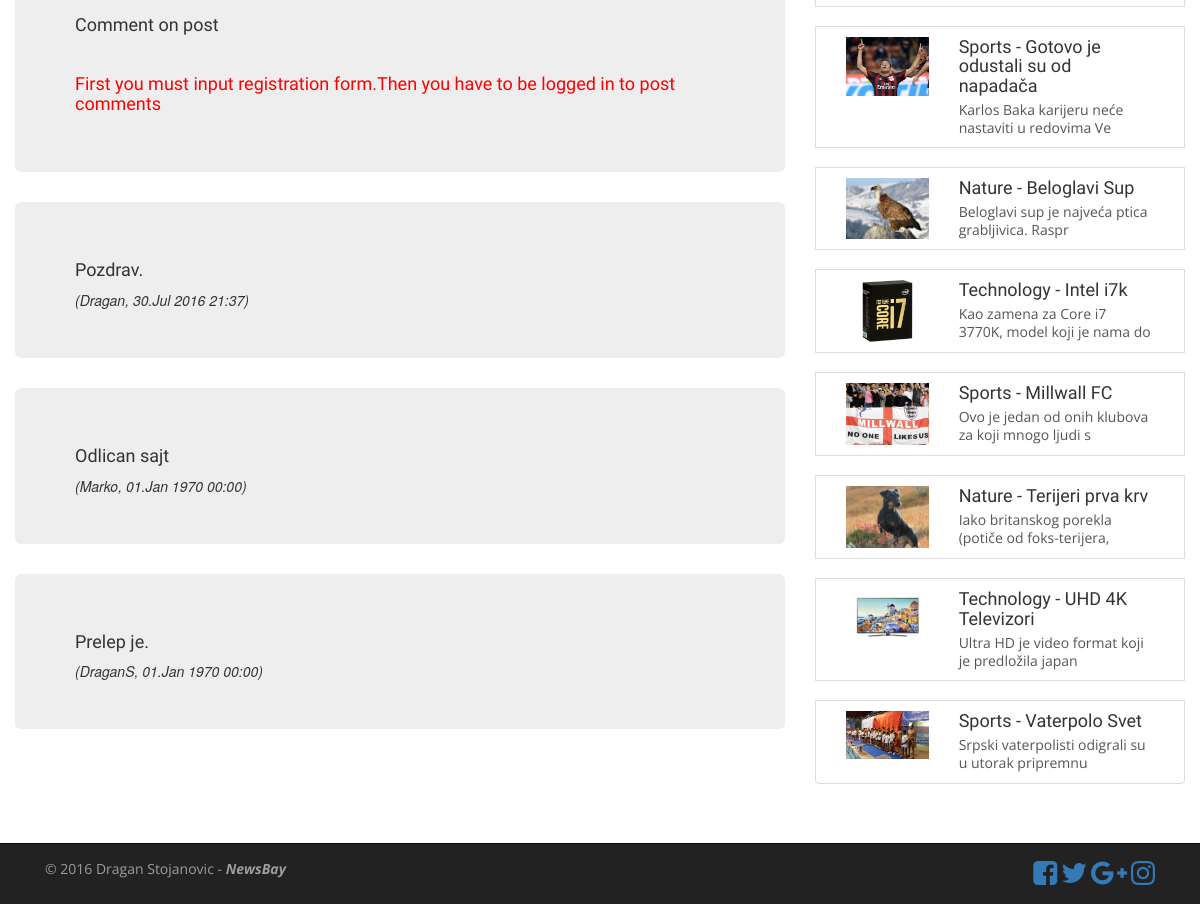
/post.php?post_id=1 (lower part), run on an earlier commit of the app's database.
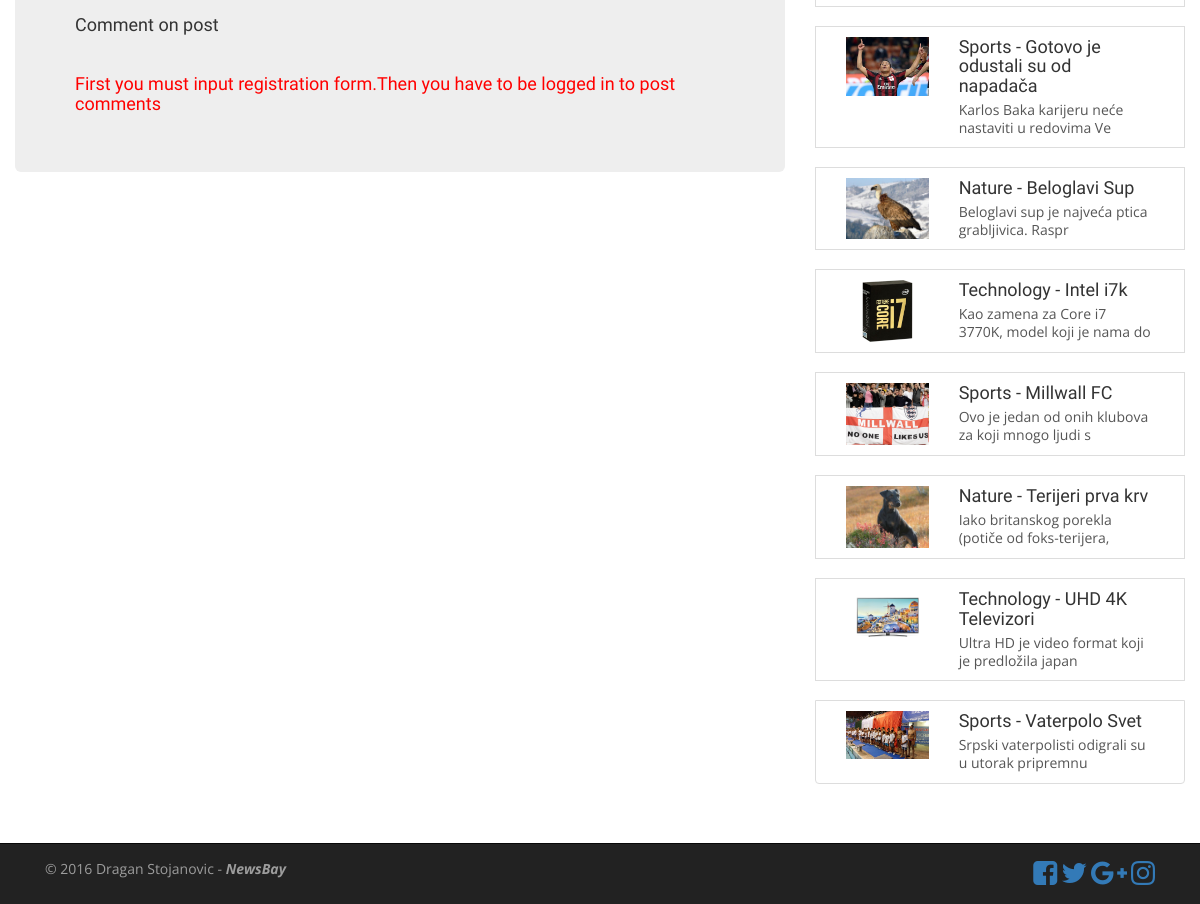
And on a later commit of the database.
### tables this page shows
CREATE TABLE `comments` (
  `comment_id` int(11) NOT NULL AUTO_INCREMENT,
  `text` varchar(500) DEFAULT NULL,
  `posts_id` int(11) DEFAULT NULL,
  `user_id` int(11) DEFAULT NULL,
  `time` varchar(45) DEFAULT 'CURRENT_TIMESTAMP',
  PRIMARY KEY (`comment_id`),
  KEY `fk_posts_id_idx` (`posts_id`),
  KEY `fk_user_id_idx` (`user_id`),
  CONSTRAINT `fk_user_id` FOREIGN KEY (`user_id`) REFERENCES `users` (`user_id`) ON DELETE NO ACTION ON UPDATE NO ACTION,
  CONSTRAINT `fk_posts_id` FOREIGN KEY (`posts_id`) REFERENCES `posts` (`posts_id`) ON DELETE NO ACTION ON UPDATE NO ACTION
);

CREATE TABLE `posts` (
  `posts_id` int(11) NOT NULL AUTO_INCREMENT,
  `title` text NOT NULL,
  `description` text NOT NULL,
  `image` text NOT NULL,
  `category` text NOT NULL,
  `date` timestamp NOT NULL,
  `author` text NOT NULL,
  PRIMARY KEY (`posts_id`)
);

### post.php (the view, shortened to what this page needs)
<?php include 'core/init.php'?>
<!DOCTYPE html>
<html lang="en">
<head>
     <link href="http://netdna.bootstrapcdn.com/font-awesome/4.0.3/css/font-awesome.css" rel="stylesheet">
     <link href="css/bootstrap.min.css" rel="stylesheet"><link href="css/custom.css" rel="stylesheet">
</head>
<body>
<?php include 'includes/header.php'; ?>
<div class="container">
     <br>
     <div class="row">
          <article class="row">
               <section class="col-lg-8">
                    <?php
					if(isset($_SESSION['user_id'])){
						?>
						<div class="jumbotron">
                         <h4>Comment on post</h4>
                         <br>
                    <form class="form-horizontal" action="#" method="POST" role="form">
                    <div class="form-group">
                         <label for="name" class="col-sm-2 control-label">Name:</label>
                         <div class="col-md-8">
                              <input type="text" name="name" class="form-control" placeholder="Insert Your Name" id="name">
                          </div>
                    </div>
                    <div class="form-group">
                         <label for="comment" class="col-sm-2 control-label">Comment:</label>
                         <div class="col-md-8">
                                <textarea class="form-control" name="text" rows="10" style="resize:none;"></textarea>
                         </div>
                    </div>
                         <div class="form-group">
                              <label class="col-sm-2 control-label"></label>
                              <div class="col-md-8">
                                   <input type="submit" name="submit" class="btn btn-block btn-primary" id="subject">
                              </div>
                         </div>
                    </form>
                     </div>
					 <?php
						 if(isset($_POST['name'], $_POST['text'], $_GET['post_id'], $_SESSION['user_id'], $_POST['submit'])){
							$name = $_POST['name'];
							$text = $_POST['text'];
							$post_id = $_GET['post_id'];
							$user_id = $_SESSION['user_id'];
							$submit = $_POST['submit'];
							$query = "INSERT INTO comments(name, text, posts_id, user_id) VALUES('{$name}', '{$text}', '{$post_id}', '{$user_id}')";
							$insert = mysqli_query($conn, $query);
							if($insert == true){
								?>
									<script>
										alert("You have successfully post a comment");
									</script>
								<?php
							}else{
								?>
									<script>
										alert("Failed attempt to post comment");
									</script>
								<?php
							}
						}
					}else{
						echo "<div class='jumbotron'>";
                              echo "<h4>Comment on post</h4>";
						echo "<br><h4 style='color:red'>First you must input registration form.Then you have to be logged in to post comments</h4>";
						echo "</div>";
					}
					if(isset($_GET['post_id'])){
						$id = $_GET['post_id'];
						$query_show_news = "SELECT * FROM comments WHERE posts_id='{$id}' ORDER BY time DESC";
						$res_show_news = mysqli_query($conn, $query_show_news);
						if(mysqli_num_rows($res_show_news) > 0){
							while($row = mysqli_fetch_assoc($res_show_news)){
								echo "<div class='jumbotron'>";
								echo "<h4>" . $row['text'] . "</h4>";
								$time = date("d.M Y H:i", strtotime($row['time']));
								echo "<em>(" . $row['name'] . ", " . $time . ")</em>";
								echo "</div>";
							}
						}
					}
					?>
               </section>
               <?php include 'includes/sidebar.php'; ?>
               </article>
       </div>
     <div class="navbar navbar-inverse navbar-fixed-bottom"  role="navigation">
          <div class="container">
               <div class="navbar-text pull-left">
                    <p>&copy; 2016 Dragan Stojanovic - <strong><i>NewsBay</i></strong></p>
               </div>
               <div class="navbar-text pull-right">
                    <a href="https://www.facebook.com/"><i class="fa fa-facebook-square fa-2x"></i></a>
                    <a href="https://twitter.com"><i class="fa fa-twitter fa-2x"></i></a>
                    <a href="https://accounts.google.com"><i class="fa fa-google-plus fa-2x"></i></a>
                    <a href="https://www.instagram.com/?hl=en"><i class="fa fa-instagram fa-2x"></i></a>
               </div>
          </div>
     </div>
</body>
</html>

### includes/header.php (shortened to what this page needs)
<br>

### includes/sidebar.php (shortened to what this page needs)
<aside class="col-lg-4">
     <div class="list-group">
         <?php
           $sel_side = "SELECT * FROM posts";
           $run_side = mysqli_query($conn,$sel_side);
            while($rows = mysqli_fetch_assoc($run_side)){
                 if(isset ($_GET['post_id'])){
                      if($_GET['post_id'] == $rows['posts_id']){
                           $class='active';
                      }else{
                           $class='';
                      }
                 }else{
                      $class='';
                 }
                 echo '<br>
                  <a href="post.php?post_id='.$rows['posts_id'].'" class="list-group-item '.$class.' ">
                  <div class="col-sm-4">
                  <img src="'.$rows['image'].'"width="100%">
                  </div>
                  <div class="col-sm-8">
                       <h4 class="list-group-item-heading">'.$rows['title'].'</h4>
                       <p class="list-group-item-text">'.substr($rows['description'],0,50).'</p>
                  </div>
                  <div style="clear:both;"></div>
                  </a>
                 ';
            }
         ?>
     </div>
</aside>

### css/custom.css (style rules this page uses)
body { padding-top: 70px; padding-bottom: 100px; }
p { font-family: 'Open Sans', sans-serif; }
h1, h2, h3, h4, h5, h6 { font-family: 'Oswald', sans-serif; }
.navbar { border-radius: 0px; margin-bottom:0; }

What changed in the data, as far as the page shows it:
removed comments: text "Pozdrav.", name "Dragan", time "30.Jul 2016 21:37"
removed comments: text "Odlican sajt", name "Marko", time "01.Jan 1970 00:00"
removed comments: text "Prelep je.", name "DraganS", time "01.Jan 1970 00:00"
